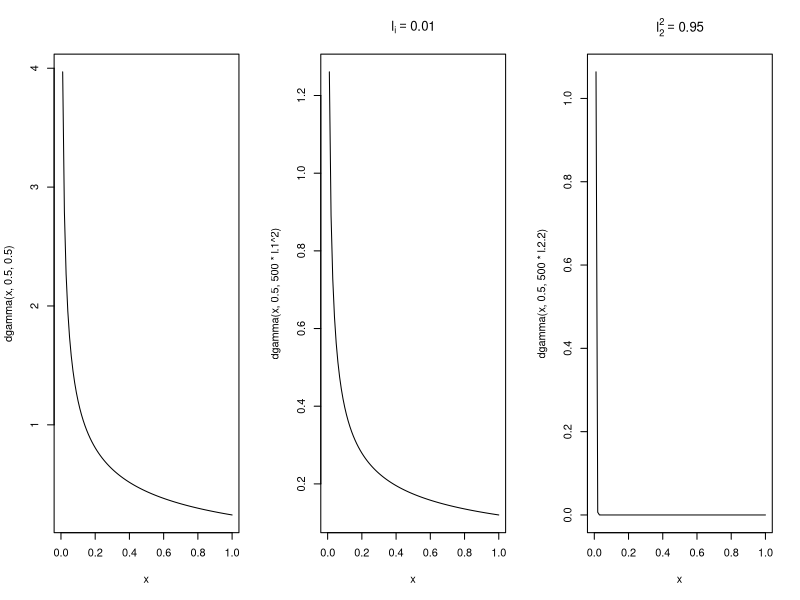
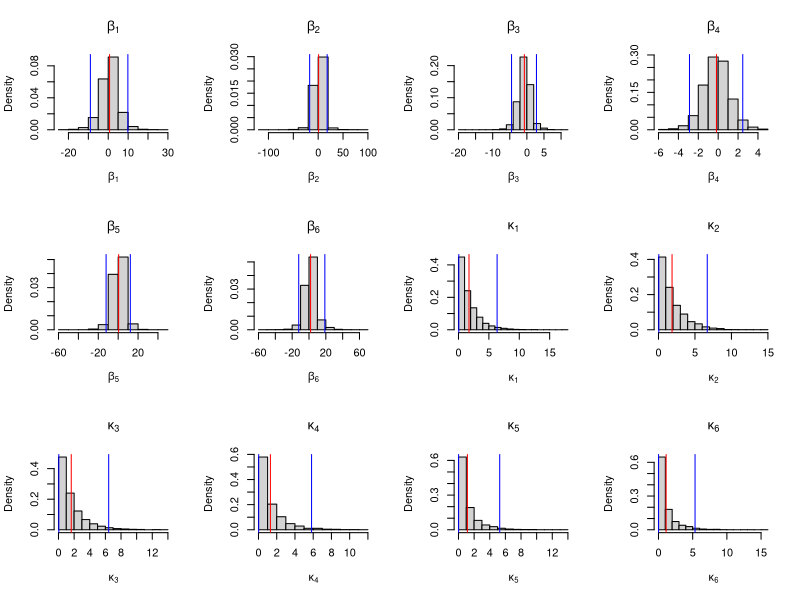
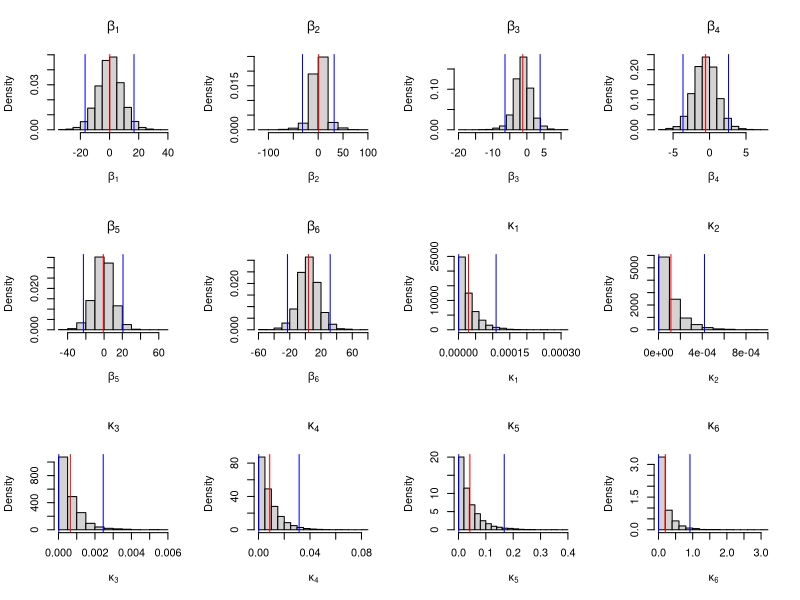

Source code (R) for these figures, in order:
## ---- chunk 1
knitr::opts_chunk$set(echo = TRUE)
library(ggplot2)
library(MASS)
library(glmnet)
## ---- chunk 2
l.1 = .01
l.2.2 = .95

par(mfrow = c(1,3))
curve(dgamma(x,.5,.5))
curve(dgamma(x,.5,500*l.1^2), main = expression(l[i] == .01) )
curve(dgamma(x,.5,500*l.2.2), main = expression(l[2]^2== .95) )
## ---- chunk 3
data(longley)

y = longley$Employed

X = as.data.frame(longley[,-7])
Xs = scale(longley[,-7])

svdX = svd(Xs)
n = nrow(Xs)
p = ncol(Xs)

# Computations
svd_X <- svd(Xs)

n <- nrow(Xs)

p <- ncol(Xs)

##### Compute a lot of stuff outside the loop
Up <- svd_X$u
V <- svd_X$v
l <- svd_X$d
l2 <- l^2
L <- diag(l)
ybar <- mean(y)
LL <- diag(l2)
ys <- t(Up) %*% y
ly <- c(l * ys)
ghat <- ys / l
ahat <- ybar
gLLg <- t(ghat) %*% LL %*% ghat
SSE <- t(y) %*% (diag(n) - rep(1,n) %*% t(rep(1,n))/n - Up %*% t(Up) ) %*% y
LUY <- L %*% (t(Up) %*% y)

n.iter = 5000

gamma = matrix(1, ncol = p, nrow = n.iter)
kappa = matrix(1,ncol = p, nrow = n.iter)
alpha = numeric(n.iter)
phi = numeric(n.iter)
alpha[1] = 10
phi[1] = 1


for( i in 2:n.iter ){

gamma[i,] <- rnorm(p, ly / (l2 + kappa[i-1,]), sqrt(1/( phi[i-1] * (l2 + kappa[i-1,]) )) )

alpha[i] <- rnorm(1,ybar, sqrt( 1 / (phi[i-1] * n) ) )

phi[i] <- rgamma(1, (n+p)/2, 1/2 * (SSE + n * ahat^2 + gLLg + n * alpha[i]^2 - 2 * alpha[i] * n * ybar +

t(gamma[i,]) %*% (LL %*% gamma[i,] ) - t(gamma[i,]) %*% LUY + sum(kappa[i-1,] * gamma[i,]^2 ) ) )

kappa[i,] <- rexp(p, (phi[i] * gamma[i,]^2 + 1)/2)

}

burn.in = 1000
post.phi = phi[-c(1:1000)]
post.alpha = alpha[-c(1:1000)]
post.gamma = gamma[-c(1:1000),]
post.kappa = kappa[-c(1:1000),]

apply(post.kappa,2,mean)
apply(post.kappa,2,quantile, c(.025,.975))

apply(post.gamma,2,mean)
apply(post.gamma,2,quantile,c(.025,.975))

post.beta = t(V %*% t(post.gamma))

apply(post.beta,2,mean)
post.beta.quant = apply(post.beta,2,quantile,c(.025,.975))



par(mfrow = c(3,4))
for(i in 1:p){
  hist(post.beta[,i], main =bquote(beta[.(i)]), freq = FALSE, xlab = bquote(beta[.(i)]) )
  abline(v = mean(post.beta[,i]), col = "red")
  abline(v = quantile(post.beta[,i],.025), col = "blue")
  abline(v = quantile(post.beta[,i],.975), col = "blue")
}
for(i in 1:p){
  hist(post.kappa[,i], main = bquote(kappa[.(i)]),freq = FALSE, xlab = bquote(kappa[.(i)]))
  abline(v = mean(post.kappa[,i]), col = "red")
  abline(v = quantile(post.kappa[,i],.025), col = "blue")
  abline(v = quantile(post.kappa[,i],.975), col = "blue")
}

## ---- chunk 4
n.iter = 10000

gamma = matrix(1, ncol = p, nrow = n.iter)
kappa = matrix(1,ncol = p, nrow = n.iter)
alpha = numeric(n.iter)
phi = numeric(n.iter)
alpha[1] = 10
phi[1] = 1


for( i in 2:n.iter ){

gamma[i,] <- rnorm(p, ly / (l2 + kappa[i-1,]), sqrt(1/( phi[i-1] * (l2 + kappa[i-1,]) )) )

alpha[i] <- rnorm(1,ybar, sqrt( 1 / (phi[i-1] * n) ) )

phi[i] <- rgamma(1, (n+p)/2, 1/2 * (SSE + n * ahat^2 + gLLg + n * alpha[i]^2 - 2 * alpha[i] * n * ybar + t(gamma[i,]) %*% (LL %*% gamma[i,] ) - t(gamma[i,]) %*% LUY + sum(kappa[i-1,] * gamma[i,]^2 ) ) )

kappa[i,] <- rexp(p, (phi[i] * gamma[i,]^2)/2 + 500 *l2)

}

burn.in = 5000
post.phi = phi[-c(1:burn.in)]
post.alpha = alpha[-c(1:burn.in)]
post.gamma = gamma[-c(1:burn.in),]
post.kappa = kappa[-c(1:burn.in),]

apply(post.kappa,2,mean)
apply(post.kappa,2,quantile,c(.025,.975))

apply(post.gamma,2,mean)
apply(post.gamma,2,quantile,c(.025,.975))

post.beta = t(V %*% t(post.gamma))
apply(post.beta,2,quantile,c(.025,.975))

par(mfrow = c(3,4))
for(i in 1:p){
  hist(post.beta[,i], main =bquote(beta[.(i)]), freq = FALSE, xlab = bquote(beta[.(i)]) )
  abline(v = mean(post.beta[,i]), col = "red")
  abline(v = quantile(post.beta[,i],.025), col = "blue")
  abline(v = quantile(post.beta[,i],.975), col = "blue")
}
for(i in 1:p){
  hist(post.kappa[,i], main = bquote(kappa[.(i)]),freq = FALSE, xlab = bquote(kappa[.(i)]))
  abline(v = mean(post.kappa[,i]), col = "red")
  abline(v = quantile(post.kappa[,i],.025), col = "blue")
  abline(v = quantile(post.kappa[,i],.975), col = "blue")
}

apply(post.beta,2,mean)
apply(post.beta,2,quantile,c(.025,.975))

lm.ridge(y~Xs)

# Code from class with GCV
mod = lm(y~Xs)
CV <- cv.glmnet(Xs,y, lambda=seq(0,1,length=10000),nfolds=5 )

coef(mod)

